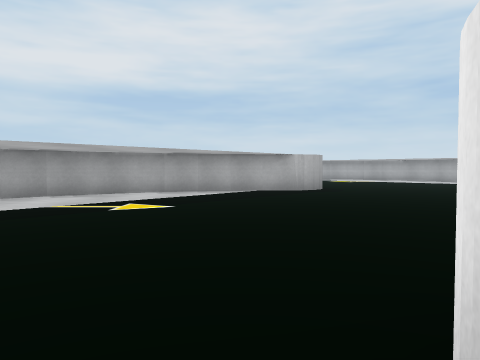
view 1 (above)

22 first-person views from a walk through a Unity game level. The camera is 0.62 m above the floor, tilts 2° down and sees 70° across. The floor is counted in squares, 1 m on a side. Each view is taken from the middle of a square. On the plan, view 1 faces up. The plan holds only what a view shows up to about 10 squares ahead; the rest is blank. The place goes on beyond the plan. Some surface patterns are stand-ins.

view 2
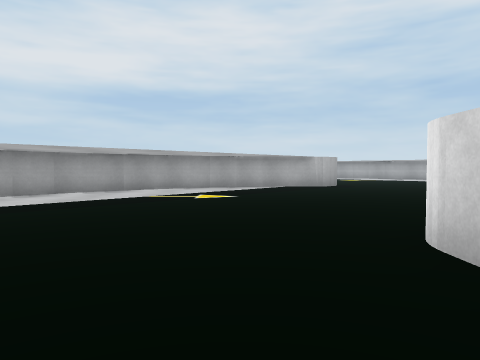

view 3
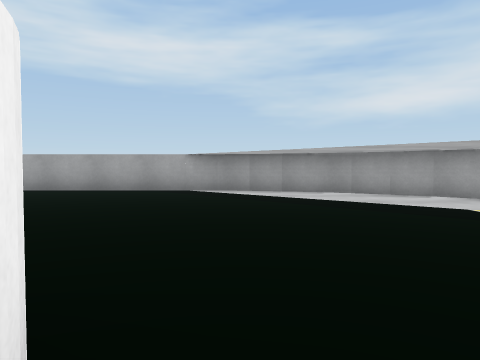

view 4
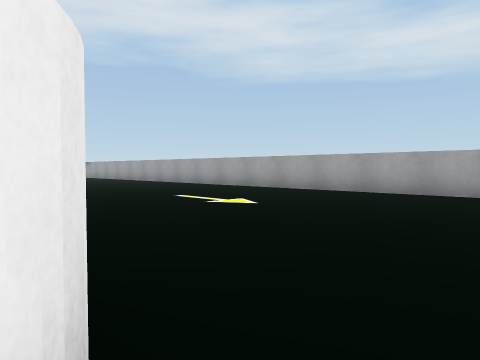

view 5
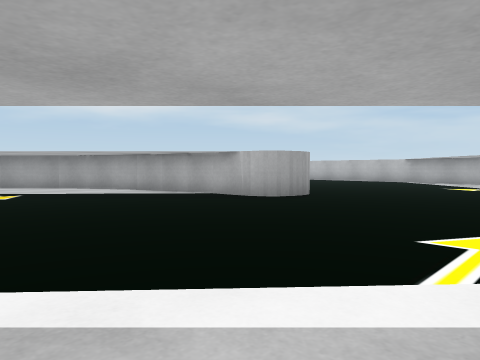

view 6
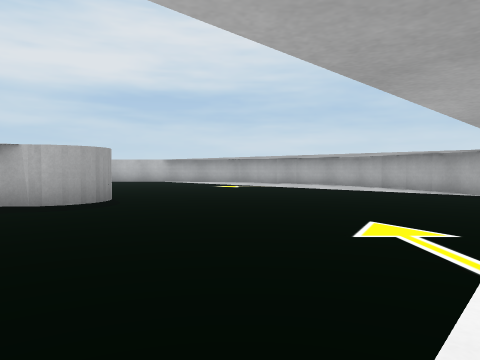

view 7
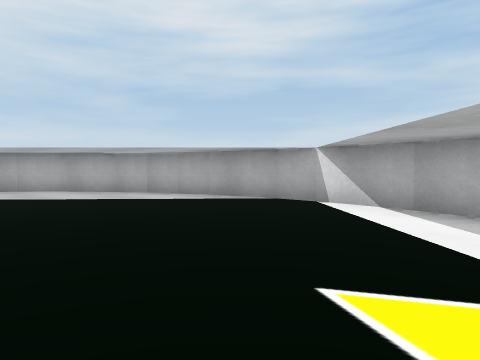

view 8
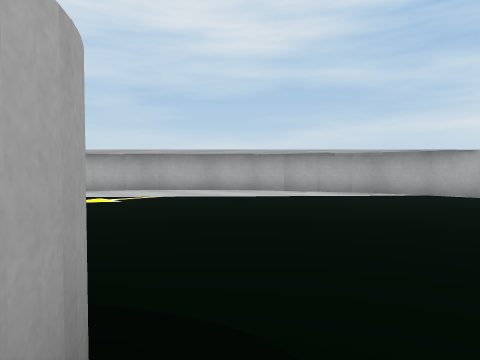

view 9
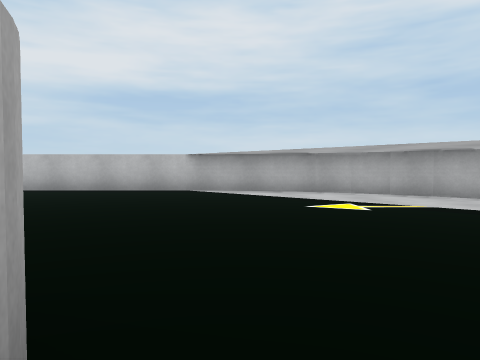

view 10
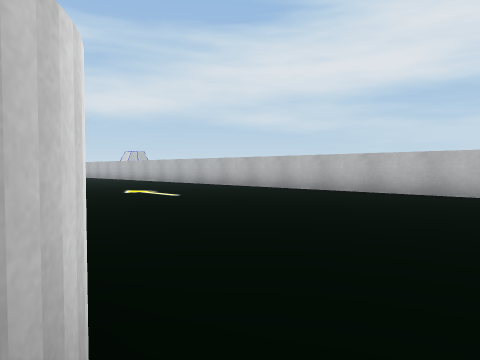

view 11
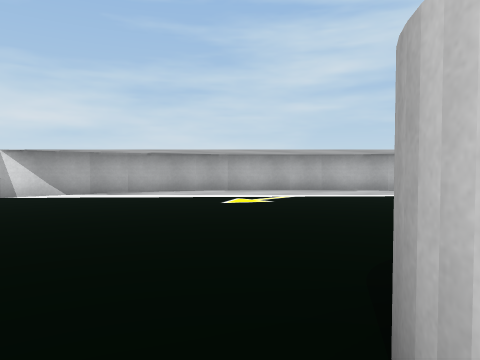

view 12
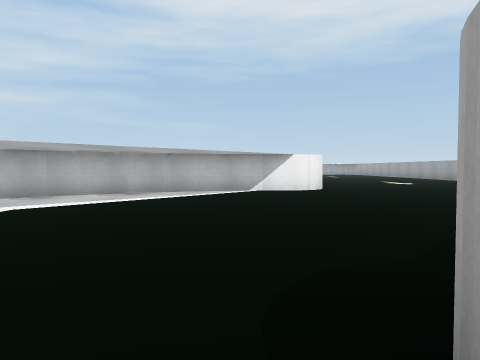

view 13
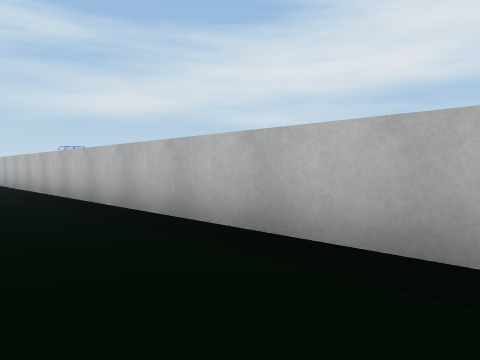

view 14
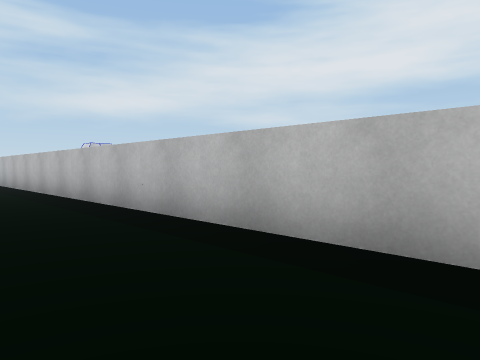

view 15
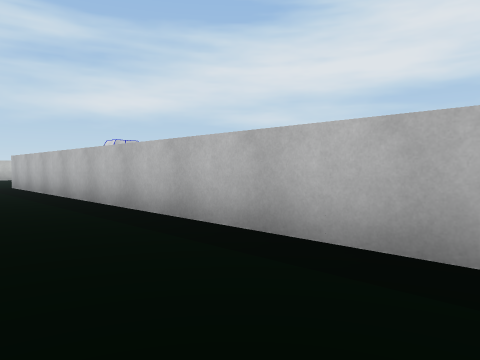

view 16
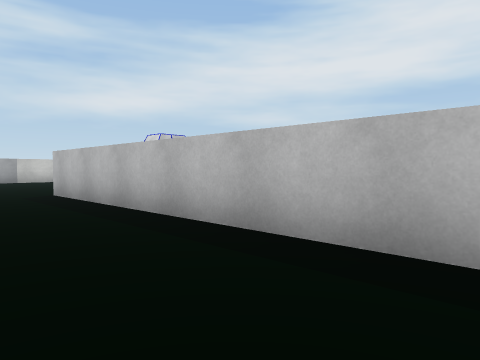

view 17
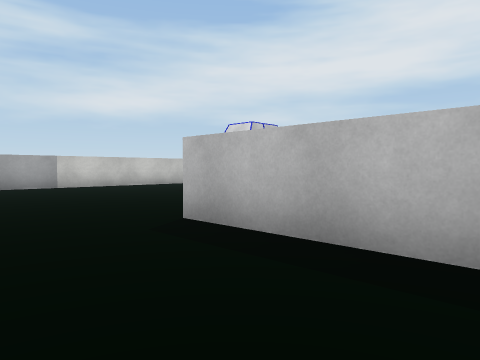

view 18
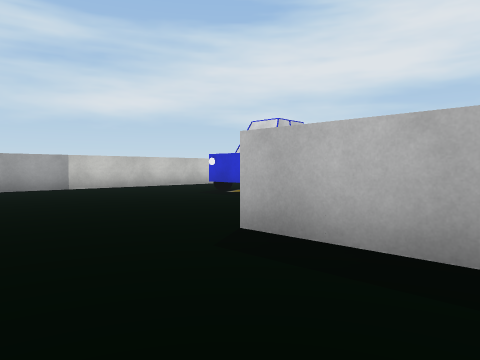

view 19
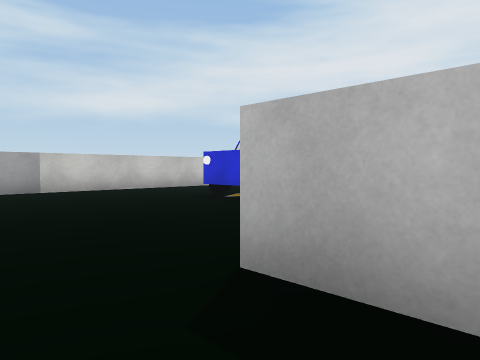

view 20
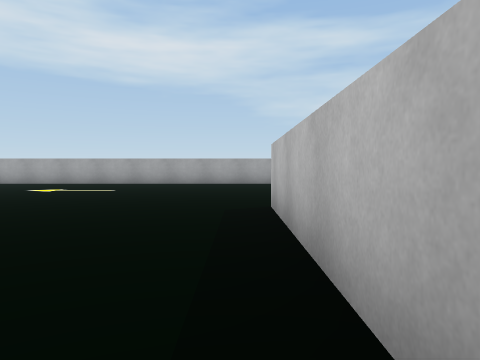

view 21
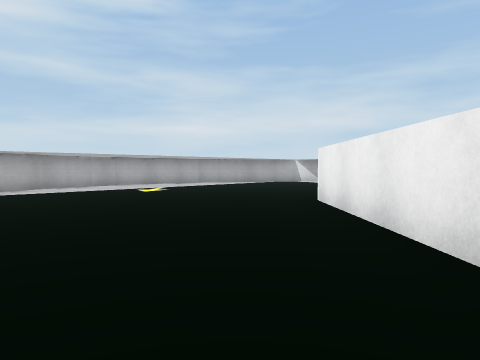

view 22
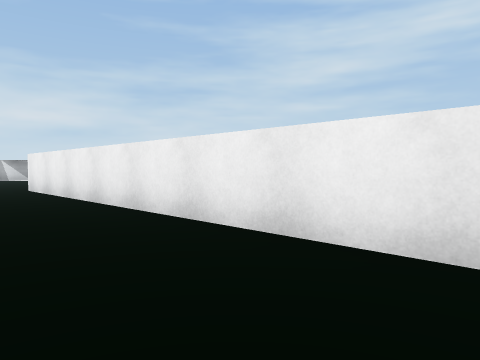

### Floor plan
Points are (right, up) in squares from view 1. A wall is a line through its corners. A room is listed if a view was taken in it or the views show most of it. See-through windows are left out.
Room 1 (views 1, 2, 3, 4, 5, 6, 7, 8, 9, 10, 11, 12, 13, 14, 15, 16, 17, 18, 19, 20, 21, 22)
walls: (-6.8, 4) (-7.1, 3.1); (-6.4, 4.8) (-6.9, 3.9); (-7.1, 3.2) (-7.3, 2.2); (-5.9, 5.6) (-6.5, 4.7); (-7.3, 2.3) (-7.5, 1.3); (-5.4, 6.3) (-6, 5.5); (-7.5, 1.5) (-7.5, -4.1); (-4.8, 6.9) (-5.5, 6.1); (-4.2, 7.5) (-4.9, 6.8); (-3.5, 8) (-4.3, 7.4); (-2.7, 8.5) (-3.6, 7.9); (-1.9, 8.8) (-2.8, 8.4); (0.5, 0.1) (0.5, 0.6); (1.3, 1.5) (2.5, 1.5); (-8.6, 11.5) (1.6, 11.5); (-0.1, 9.4) (-1.1, 9.1) (-2, 8.8); (0.7, 9.5) (-0.2, 9.3); (2.3, 1.5) (3.3, 1.7); (1.7, 9.5) (0.6, 9.5); (3.2, 1.7) (4.2, 1.9); (4.1, 1.9) (5, 2.2); (4.9, 2.2) (5.8, 2.6); (5.7, 2.5) (6.5, 3) (7.3, 3.6); (7.2, 3.5) (7.9, 4.2); (7.9, 4.1) (8.5, 4.8); (8.4, 4.7) (9, 5.5); (8.9, 5.4) (9.4, 6.3) (9.9, 7.2); (9.8, 7) (10.1, 7.9) (10.4, 8.9); (10.3, 8.7) (10.5, 9.7); (10.5, 9.6) (10.5, 10.6); (2.5, 19.5) (-18.5, 19.5); (10.5, 10.5) (10.5, 11.5); (3.4, 19.3) (2.4, 19.5); (10.5, 11.4) (10.3, 12.4); (4.2, 19.1) (3.2, 19.3); (10.4, 12.1) (10.1, 13.1); (5, 18.8) (4, 19.1); (10.1, 13) (9.8, 14); (5.8, 18.4) (4.9, 18.9); (9.8, 13.9) (9.4, 14.8); (9.4, 14.7) (8.9, 15.6); (6.6, 17.9) (5.7, 18.4); (9, 15.4) (8.4, 16.2); (7.3, 17.4) (6.5, 18); (8.5, 16.2) (7.8, 16.9); (7.9, 16.9) (7.1, 17.5); (-27.5, 21.5) (-27.5, 18.8)
objects: grey cube (-19, 20)

Where each view was taken, in squares from view 1:
view 1: 0 up, 0 right, facing up
view 2: 2 down, 1 left, facing up
view 3: 2 up, 2 right, facing left
view 4: 2 up, 1 right, facing down-left
view 5: 4 up, 7 right, facing up-left
view 6: 4 up, 5 right, facing up
view 7: 7 up, 5 right, facing up-right
view 8: 9 up, 2 right, facing up-right
view 9: 10 up, 3 right, facing up
view 10: 11 up, 3 right, facing up-left
view 11: 12 up, 2 right, facing down-right
view 12: 11 up, 3 right, facing down
view 13: 17 up, 0 right, facing up-left
view 14: 17 up, 4 left, facing up-left
view 15: 17 up, 7 left, facing up-left
view 16: 17 up, 11 left, facing up-left
view 17: 17 up, 16 left, facing up-left
view 18: 17 up, 17 left, facing up-left
view 19: 18 up, 18 left, facing up-left
view 20: 19 up, 14 left, facing left
view 21: 13 up, 5 left, facing right
view 22: 14 up, 9 left, facing down-right
